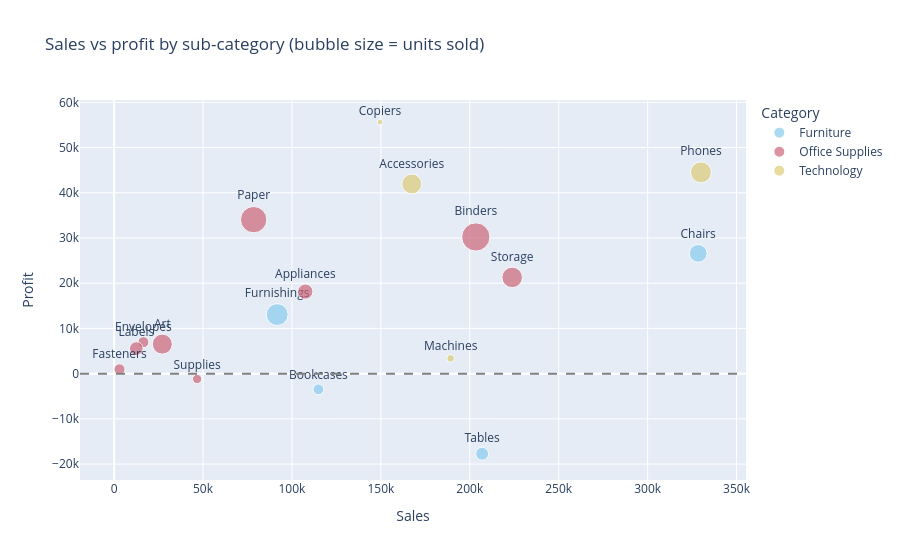

Notebook source saved alongside this figure:
### Markdown cell above
### 5.2 Interactive bubble chart by sub-category (Plotly)

### Code cell
agg = (df.groupby(["Category", "Sub_Category"], as_index=False)
         .agg(Sales=("Sales", "sum"), Profit=("Profit", "sum"),
              Quantity=("Quantity", "sum"), Discount=("Discount", "mean")))

fig = px.scatter(agg, x="Sales", y="Profit", size="Quantity", color="Category",
                 hover_name="Sub_Category", text="Sub_Category",
                 color_discrete_sequence=px.colors.qualitative.Safe,
                 title="Sales vs profit by sub-category (bubble size = units sold)")
fig.add_hline(y=0, line_dash="dash", line_color="gray")
fig.update_traces(textposition="top center")
fig.write_html("outputs/bubble_subcategory.html")
fig.show()

### Figure 1 — Plotly figure (JSON) as saved in the notebook; plotly's stock layout.template omitted (floating-point values rounded to 4 significant figures)
{"data": [{"hovertemplate": "<b>%{hovertext}</b><br><br>Category=Furniture<br>Sales=%{x}<br>Profit=%{y}<br>Quantity=%{marker.size}<br>Sub_Category=%{text}<extra></extra>", "hovertext": ["Bookcases", "Chairs", "Furnishings", "Tables"], "legendgroup": "Furniture", "marker": {"color": "rgb(136, 204, 238)", "size": [868, 2356, 3563, 1241], "sizemode": "area", "sizeref": 14.94, "symbol": "circle"}, "mode": "markers+text", "name": "Furniture", "orientation": "v", "showlegend": true, "text": ["Bookcases", "Chairs", "Furnishings", "Tables"], "textposition": "top center", "type": "scatter", "x": [114900.0, 328400.0, 91710.0, 207000.0], "xaxis": "x", "y": [-3473.0, 26590.0, 13060.0, -17730.0], "yaxis": "y"}, {"hovertemplate": "<b>%{hovertext}</b><br><br>Category=Office Supplies<br>Sales=%{x}<br>Profit=%{y}<br>Quantity=%{marker.size}<br>Sub_Category=%{text}<extra></extra>", "hovertext": ["Appliances", "Art", "Binders", "Envelopes", "Fasteners", "Labels", "Paper", "Storage", "Supplies"], "legendgroup": "Office Supplies", "marker": {"color": "rgb(204, 102, 119)", "size": [1729, 3000, 5974, 906, 914, 1400, 5178, 3158, 647], "sizemode": "area", "sizeref": 14.94, "symbol": "circle"}, "mode": "markers+text", "name": "Office Supplies", "orientation": "v", "showlegend": true, "text": ["Appliances", "Art", "Binders", "Envelopes", "Fasteners", "Labels", "Paper", "Storage", "Supplies"], "textposition": "top center", "type": "scatter", "x": [107500.0, 27120.0, 203400.0, 16480.0, 3024.0, 12490.0, 78480.0, 223800.0, 46670.0], "xaxis": "x", "y": [18140.0, 6528.0, 30220.0, 6964.0, 949.5, 5546.0, 34050.0, 21280.0, -1189.0], "yaxis": "y"}, {"hovertemplate": "<b>%{hovertext}</b><br><br>Category=Technology<br>Sales=%{x}<br>Profit=%{y}<br>Quantity=%{marker.size}<br>Sub_Category=%{text}<extra></extra>", "hovertext": ["Accessories", "Copiers", "Machines", "Phones"], "legendgroup": "Technology", "marker": {"color": "rgb(221, 204, 119)", "size": [2976, 234, 440, 3289], "sizemode": "area", "sizeref": 14.94, "symbol": "circle"}, "mode": "markers+text", "name": "Technology", "orientation": "v", "showlegend": true, "text": ["Accessories", "Copiers", "Machines", "Phones"], "textposition": "top center", "type": "scatter", "x": [167400.0, 149500.0, 189200.0, 330000.0], "xaxis": "x", "y": [41940.0, 55620.0, 3385.0, 44520.0], "yaxis": "y"}], "layout": {"legend": {"itemsizing": "constant", "title": {"text": "Category"}, "tracegroupgap": 0}, "shapes": [{"line": {"color": "gray", "dash": "dash"}, "type": "line", "x0": 0, "x1": 1, "xref": "x domain", "y0": 0, "y1": 0, "yref": "y"}], "title": {"text": "Sales vs profit by sub-category (bubble size = units sold)"}, "xaxis": {"anchor": "y", "domain": [0, 1], "title": {"text": "Sales"}}, "yaxis": {"anchor": "x", "domain": [0, 1], "title": {"text": "Profit"}}}}
